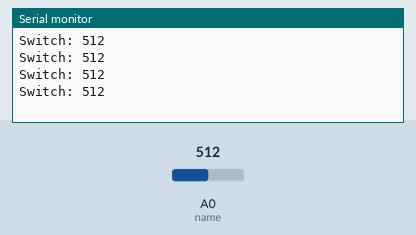
Bench run of a sketch on a simulated Arduino Uno, built with avr-gcc and run on an emulated ATmega328P. Parts: the last lines printed to the serial monitor. The test bench sets the inputs (shaded band); at power-on: A0 (name) = 512.

Above: at 1.2 s.
1.3 s: A0 (name) set to 716
At 1.71 s:
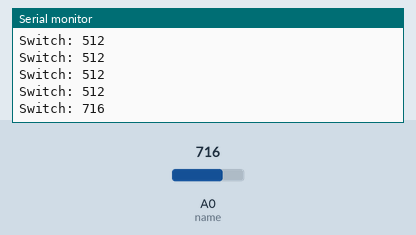
2.8 s: A0 (name) set to 900
At 2.91 s:
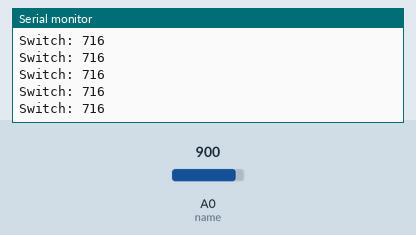
Timing chart, 0 to 5.8 s (numbered marks = the images above; inputs shaded):
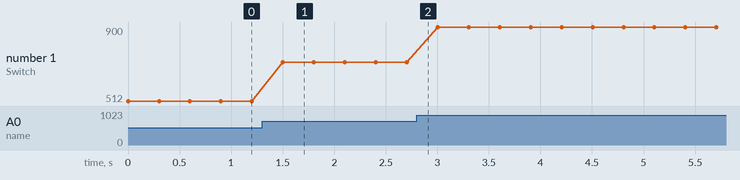

The sketch:

5.1_serialTACSW.ino
```cpp
int name = A0;
void setup() {
  pinMode(name, INPUT);
  Serial.begin(9600);
}

void loop() {
  int SwLevel = analogRead(name);
  Serial.print("Switch: ");
  Serial.println(SwLevel);
  delay(300);
}
```

Measured:
- after the input at 1.3 s, the serial monitor: prints a new line after 0.20 s (image 1)
- plotted number 1: 512 → 716 after the input at 1.3 s, 716 → 900 after the input at 2.8 s
